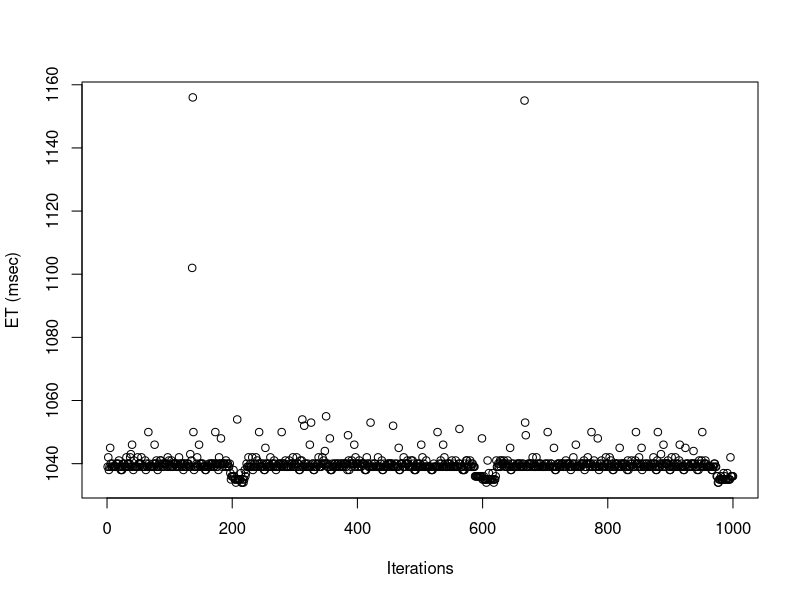
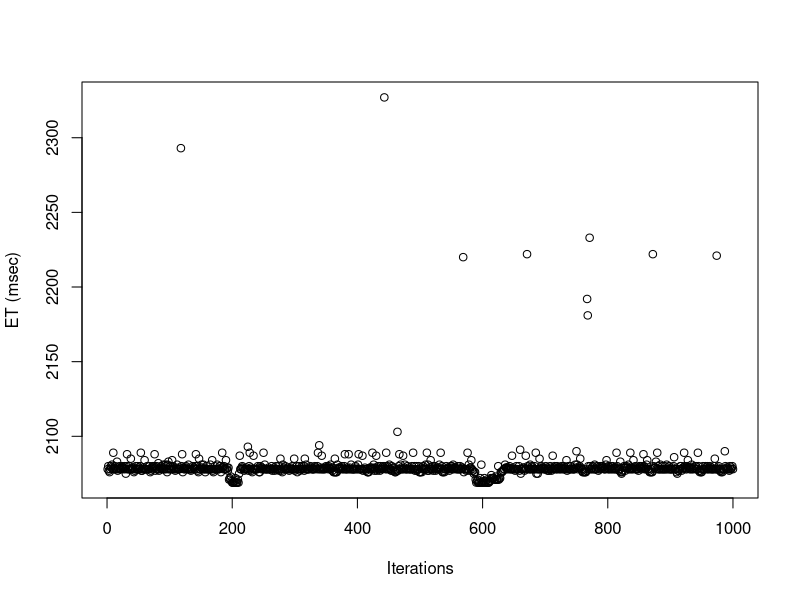
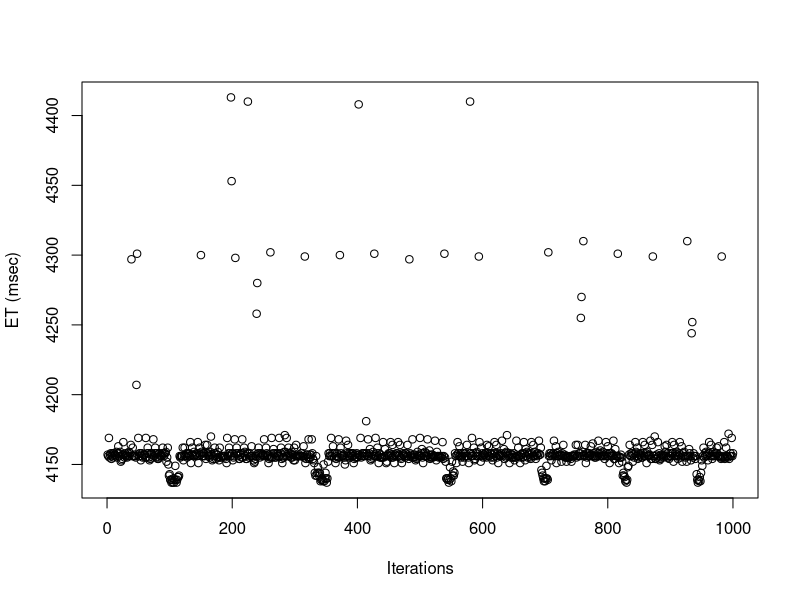
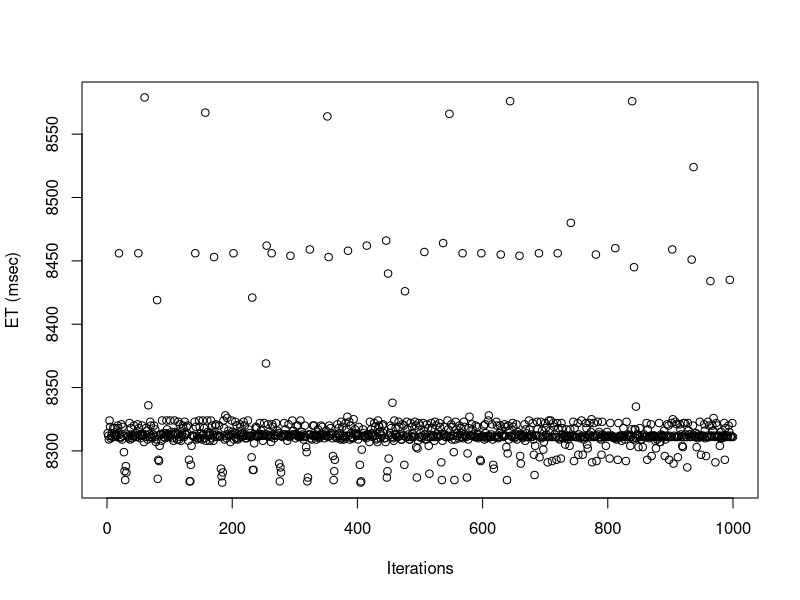
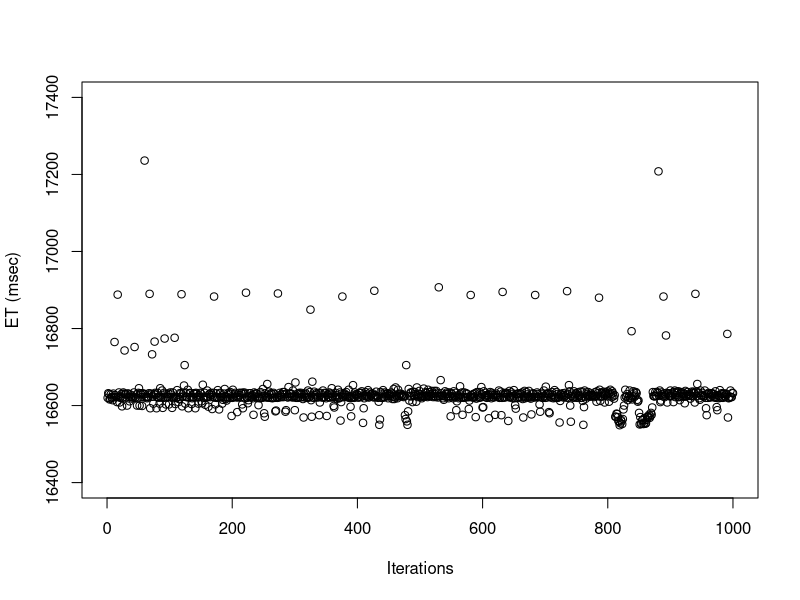
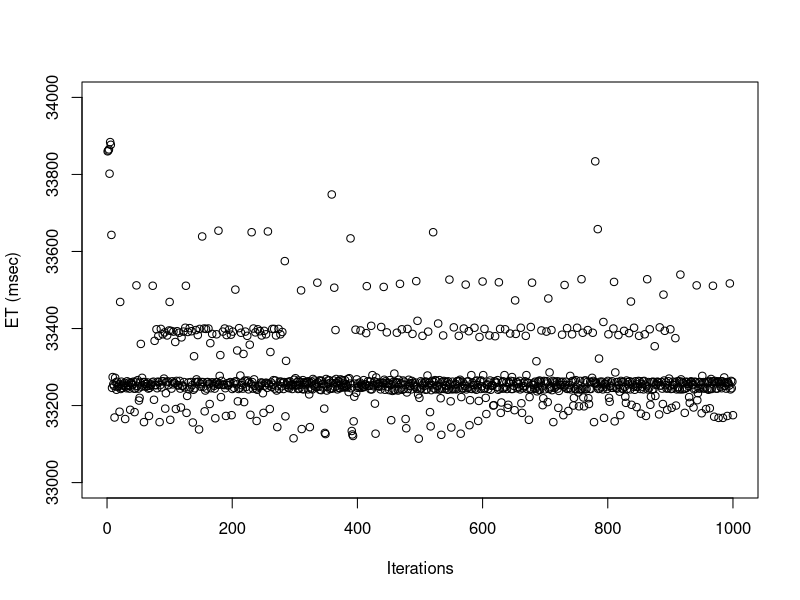

Reproduce these figures in R, in order.
x = read.csv(file="1_sec.dat",head=TRUE,sep="\t")
setEPS()
postscript("1_sec_et_all.eps")
plot(x$METIME, xlim=c(0,1000), ylim=c(min(x$METIME), max(x$METIME)), pch=1, main='', xlab='Iterations', ylab='ET (msec)')
dev.off()

x = read.csv(file="2_sec.dat",head=TRUE,sep="\t")
setEPS()
postscript("2_sec_et_all.eps")
plot(x$METIME, xlim=c(0,1000), ylim=c(min(x$METIME), max(x$METIME)), pch=1, main='', xlab='Iterations', ylab='ET (msec)')
dev.off()

x = read.csv(file="4_sec.dat",head=TRUE,sep="\t")
setEPS()
postscript("4_sec_et_all.eps")
plot(x$METIME, xlim=c(0,1000), ylim=c(min(x$METIME), max(x$METIME)), pch=1, main='', xlab='Iterations', ylab='ET (msec)')
dev.off()

x = read.csv(file="8_sec.dat",head=TRUE,sep="\t")
setEPS()
postscript("8_sec_et_all.eps")
plot(x$METIME, xlim=c(0,1000), ylim=c(min(x$METIME), max(x$METIME)), pch=1, main='', xlab='Iterations', ylab='ET (msec)')
dev.off()

x = read.csv(file="16_sec.dat",head=TRUE,sep="\t")
setEPS()
postscript("16_sec_et_all.eps")
plot(x$METIME, xlim=c(0,1000), ylim=c(16400,17400), pch=1, main='', xlab='Iterations', ylab='ET (msec)')
dev.off()

x = read.csv(file="32_sec.dat",head=TRUE,sep="\t")
setEPS()
postscript("32_sec_et_all.eps")
plot(x$METIME, xlim=c(0,1000), ylim=c(33000, 34000), pch=1, main='', xlab='Iterations', ylab='ET (msec)')
dev.off()

